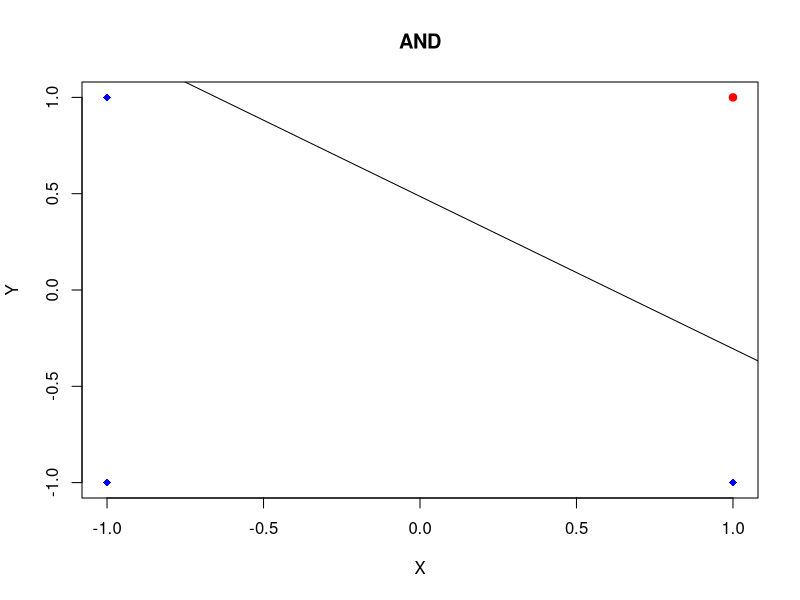
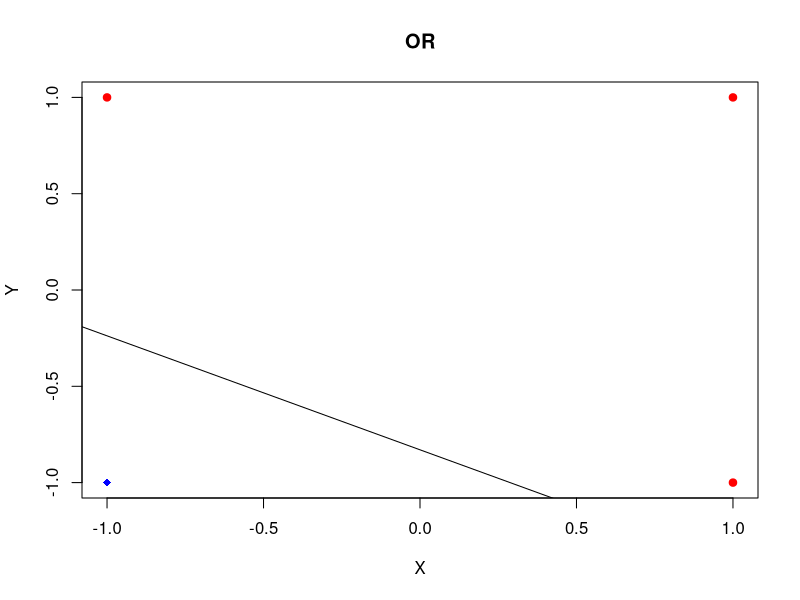
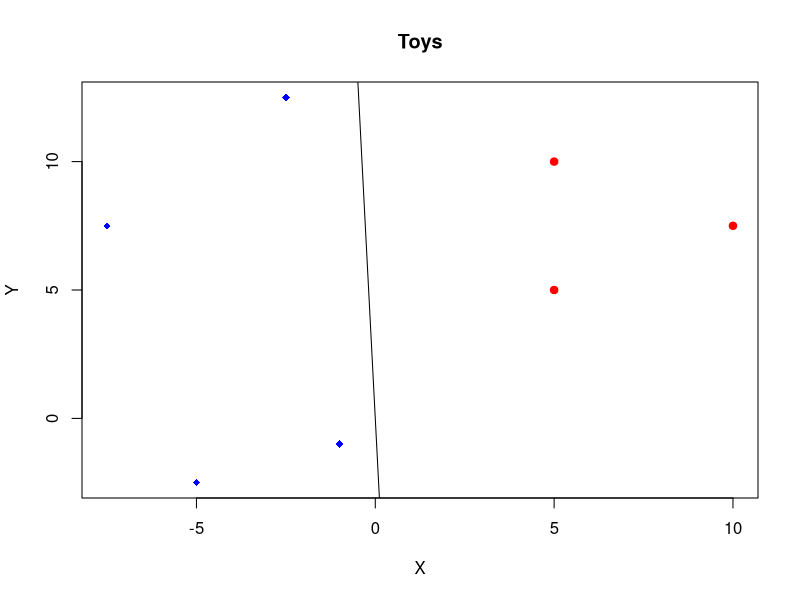

Source code (R) for these figures, in order:
and=matrix( 
  c( 1, 1, 1,
     1,-1,-1,
    -1, 1,-1,
    -1,-1,-1), # the data elements 
  nrow=4,              # number of rows 
  ncol=3,              # number of columns 
  byrow = TRUE)
or=matrix( 
  c( 1, 1, 1,
     1,-1, 1,
    -1, 1, 1,
    -1,-1,-1), # the data elements 
  nrow=4,              # number of rows 
  ncol=3,              # number of columns 
  byrow = TRUE)
xor=matrix( 
  c( 1, 1, 1,
     1,-1,-1,
    -1, 1,-1,
    -1,-1, 1), # the data elements 
  nrow=4,              # number of rows 
  ncol=3,              # number of columns 
  byrow = TRUE)
toys=matrix( 
    c( -1  ,-1  ,-1,
       -5  ,-2.5,-1,
       -7.5, 7.5,-1,
       10  , 7.5, 1,
       -2.5,12.5,-1,
        5  ,10  , 1,
        5  , 5  , 1), # the data elements 
  nrow=7,              # number of rows 
  ncol=3,              # number of columns 
  byrow = TRUE)
PerceptronBin <- function(data) {
  teta=runif(1,0,1)
  w=runif(ncol(data)-1,0,1)
  misclassfied= TRUE
  k=0
  while (misclassfied) {
    k=k+1
    misclassfied= FALSE
    for (i in 1:nrow(data)) {
      y=sum(c(w*data[i,1:(ncol(data)-1)],teta))
      if(sign(y)!=sign(data[i,ncol(data)])){
        w=w+(data[i,1:(ncol(data)-1)]*data[i,ncol(data)])
        teta=teta+(data[i,ncol(data)])
        misclassfied= TRUE
      }    
    }
    if(k==100000){
      misclassfied= FALSE
    }
    if(!misclassfied){
      print("Test")
      for (i in 1:nrow(data)) {
        y=sum(c(w*data[i,1:(ncol(data)-1)],teta))
        print(sign(y))    
      } 
    }
    
  }
  w=(c(w,teta))
  return(w)
}
plotTheLine <- function(data, title,a1,b1) {#y=a+b*x
  plot(data,pch= ifelse(data[, 3] == -1, 18, 19),col = ifelse(data[, 3] == -1, "blue", "red"),xlab = "X", ylab = "Y",main=title)
  abline(a=a1,b=b1)
}
w=PerceptronBin(and)
print("Pesos And: ")
print(w)
plotTheLine(and,"AND",-w[3]/w[2],-w[1]/w[2])
w=PerceptronBin(or)
print("Pesos Or: ")
print(w)
plotTheLine(or,"OR",-w[3]/w[2],-w[1]/w[2])
w=PerceptronBin(toys)
print("Pesos Toys: ")
print(w)
plotTheLine(toys,"Toys",-w[3]/w[2],-w[1]/w[2])

w=PerceptronBin(xor)

#Solo puede solucionar problemas que se solucionan linealmente